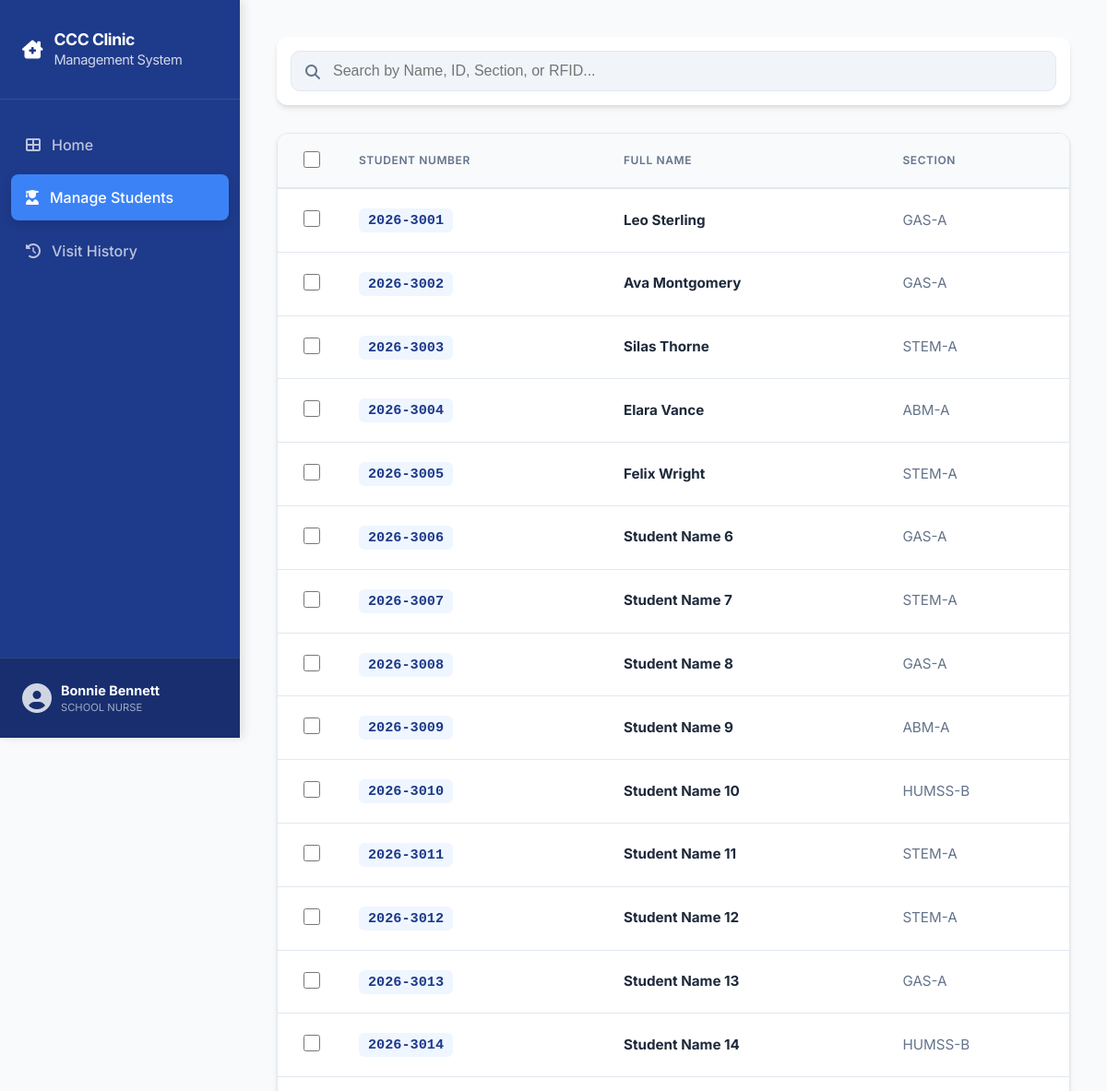
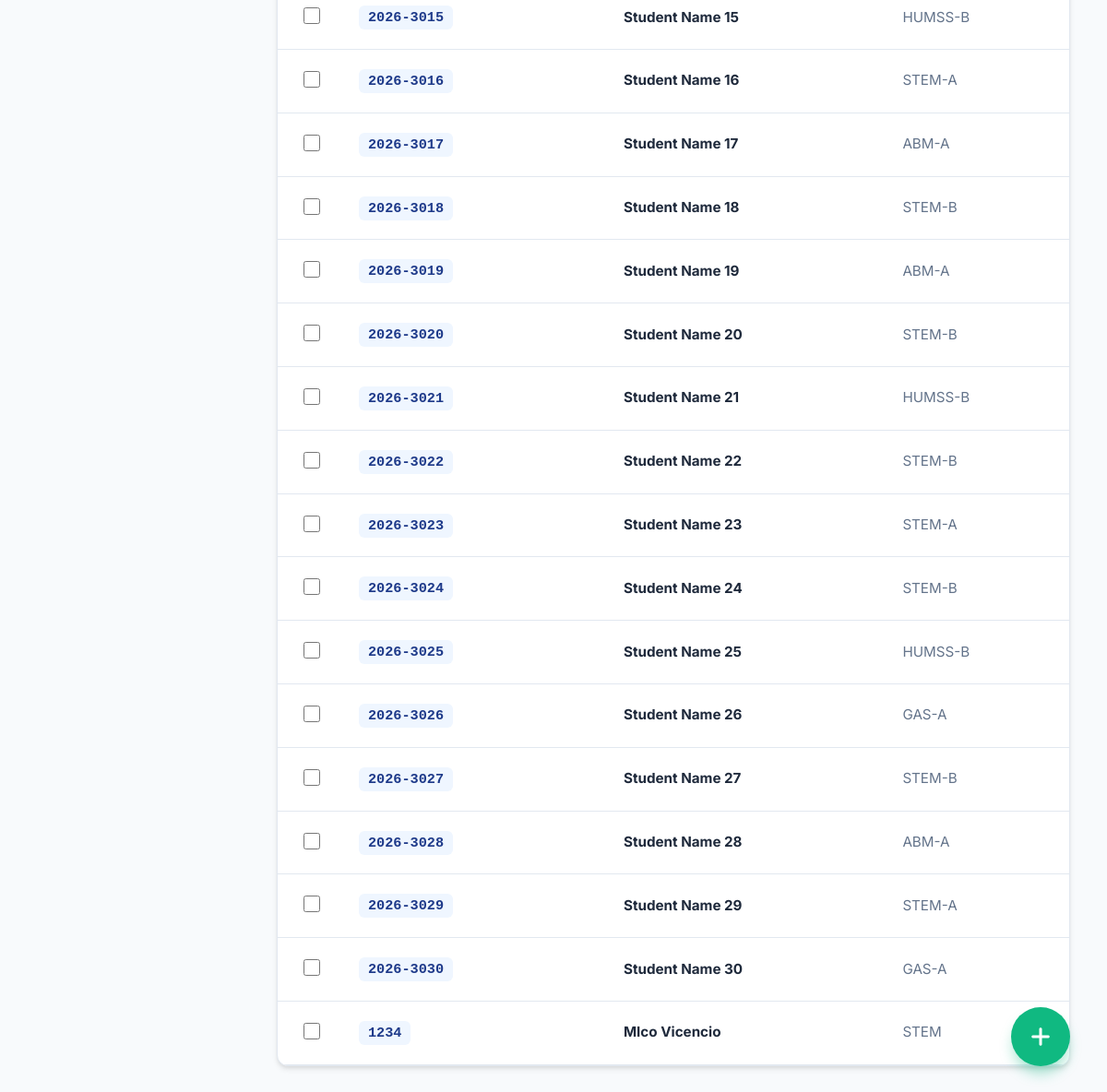
/manage_students (signed in), run on the app's committed database (2 pictures, top to bottom).
### tables this page shows
CREATE TABLE nurses (id INTEGER PRIMARY KEY AUTOINCREMENT, full_name TEXT, address TEXT, contact_number TEXT, username TEXT UNIQUE, password TEXT);

CREATE TABLE students (id INTEGER PRIMARY KEY AUTOINCREMENT, rfid_uid TEXT UNIQUE, student_number TEXT UNIQUE, full_name TEXT, address TEXT, age INTEGER, grade TEXT, section TEXT, allergies TEXT, medical_condition TEXT, parent_name TEXT, parent_contact_number TEXT, parent_email TEXT);

### app.py (the view)
@app.route("/manage_students")
def manage_students():
    if session.get("role") != "nurse":
        return redirect(url_for("login"))
    conn = get_db()
    students = conn.execute("SELECT id, student_number, full_name, section, grade, rfid_uid FROM students").fetchall()
    nurse_id = session.get("user_id")
    nurse = conn.execute("SELECT * FROM nurses WHERE id=?", (nurse_id,)).fetchone()
    conn.close()
    return render_template("manage_students.html", students=students, nurse=nurse)

### app.py (called while the page is built)
def get_db():
    conn = sqlite3.connect("clinic.db")
    conn.row_factory = sqlite3.Row
    return conn

### templates/manage_students.html (shortened to what this page needs)
<!DOCTYPE html>
<html lang="en">
<head>
    <link rel="stylesheet" href="https://cdnjs.cloudflare.com/ajax/libs/font-awesome/6.4.0/css/all.min.css">
</head>
<body>
<aside>
    <div class="sidebar-header">
        <i class="fas fa-clinic-medical fa-lg"></i>
        <h1>CCC Clinic<br><small style="font-weight:400; opacity:0.8;">Management System</small></h1>
    </div>
    <nav class="sidebar-nav">
        <a href="{{ url_for('nurse_dashboard') }}"><i class="fas fa-th-large"></i> Home</a>
        <a href="{{ url_for('manage_students') }}" class="active"><i class="fas fa-user-graduate"></i> Manage Students</a>
        <a href="{{ url_for('visit_history') }}"><i class="fas fa-history"></i> Visit History</a>
    </nav>
    <div class="sidebar-footer">
        <div class="user-box">
            <i class="fas fa-user-circle fa-2x" style="opacity:0.8"></i>
            <div>
                <div style="font-weight: 700; font-size: 0.9rem;">{{ nurse['full_name'] }}</div>
                <div style="font-size: 0.7rem; opacity: 0.6; text-transform: uppercase;">School Nurse</div>
            </div>
        </div>
    </div>
</aside>
<main>
    <div class="controls">
        <div class="search-bar">
            <i class="fas fa-search"></i>
            <input type="text" id="mainSearch" placeholder="Search by Name, ID, Section, or RFID..." oninput="filterData()">
        </div>
    </div>
    <div class="table-wrapper">
        <table>
            <thead>
                <tr>
                    <th style="width: 40px; text-align: center;"><input type="checkbox" id="selectAll" onclick="toggleAll(this)"></th>
                    <th>Student Number</th>
                    <th>Full Name</th>
                    <th>Section</th>
                </tr>
            </thead>
            <tbody id="studentBody">
                {% for student in students %}
                <tr class="clickable-row" onclick="requestProfile({{ student['id'] }})" data-search="{{ student['full_name'] }} {{ student['student_number'] }} {{ student['section'] }} {{ student['rfid_uid'] }}">
                    <td style="text-align: center;" onclick="event.stopPropagation()"><input type="checkbox" class="student-checkbox" value="{{ student['id'] }}" onclick="updateDeleteBtn()"></td>
                    <td><span class="student-id-pill">{{ student['student_number'] }}</span></td>
                    <td><strong>{{ student['full_name'] }}</strong></td>
                    <td><span style="color: var(--text-muted)">{{ student['section'] }}</span></td>
                </tr>
                {% endfor %}
            </tbody>
        </table>
    </div>
</main>
<button class="fab-add" title="Add New Student" onclick="openAddModal()"><i class="fas fa-plus"></i></button>
</body>
</html>

### templates/manage_students.html (style rules this page uses)
:root { --primary: #1e3a8a; --primary-light: #3b82f6; --success: #10b981; --danger: #ef4444; --warning: #f59e0b; --bg: #f8fafc; --surface: #ffffff; --text-main: #1e293b; --text-muted: #64748b; --border: #e2e8f0; --radius: 12px; --sidebar-width: 260px; --shadow: 0 4px 6px -1px rgba(0, 0, 0, 0.1), 0 2px 4px -1px rgba(0, 0, 0, 0.06); }
body { font-family: 'Inter', sans-serif; background-color: var(--bg); margin: 0; color: var(--text-main); line-height: 1.5; display: flex; min-height: 100vh; }
aside { width: var(--sidebar-width); background: var(--primary); color: white; position: fixed; height: 100vh; display: flex; flex-direction: column; box-shadow: 4px 0 10px rgba(0,0,0,0.1); z-index: 1000; }
.sidebar-header { padding: 2rem 1.5rem; display: flex; align-items: center; gap: 12px; border-bottom: 1px solid rgba(255,255,255,0.1); }
.sidebar-header h1 { font-size: 1.1rem; margin: 0; font-weight: 700; letter-spacing: -0.025em; line-height: 1.2; }
.sidebar-nav { flex: 1; padding: 1.5rem 0.75rem; }
.sidebar-nav a { display: flex; align-items: center; gap: 12px; text-decoration: none; color: rgba(255,255,255,0.7); padding: 0.8rem 1rem; border-radius: 8px; margin-bottom: 8px; font-weight: 500; transition: all 0.3s ease; }
.sidebar-nav a.active { background: var(--primary-light); color: white; box-shadow: 0 4px 12px rgba(0,0,0,0.1); }
.sidebar-footer { padding: 1.5rem; background: rgba(0,0,0,0.2); border-top: 1px solid rgba(255,255,255,0.1); }
.sidebar-footer .user-box { display: flex; align-items: center; gap: 10px; }
main { flex: 1; margin-left: var(--sidebar-width); padding: 2.5rem; max-width: calc(100% - var(--sidebar-width)); box-sizing: border-box; }
.controls { display: flex; gap: 20px; margin-bottom: 30px; align-items: center; background: var(--surface); padding: 15px; border-radius: var(--radius); box-shadow: var(--shadow); }
.search-bar { flex: 1; position: relative; }
.search-bar input { width: 100%; padding: 12px 12px 12px 45px; border-radius: 10px; border: 1px solid var(--border); font-size: 1rem; transition: 0.3s; background: #f1f5f9; box-sizing: border-box; }
.search-bar i { position: absolute; left: 16px; top: 15px; color: var(--text-muted); }
.table-wrapper { background: var(--surface); border-radius: var(--radius); overflow: hidden; box-shadow: var(--shadow); border: 1px solid var(--border); }
table { width: 100%; border-collapse: collapse; }
th { background: #f8fafc; color: var(--text-muted); font-weight: 600; text-transform: uppercase; font-size: 0.75rem; letter-spacing: 0.05em; padding: 1rem; border-bottom: 2px solid var(--border); text-align: left; }
td { padding: 1.25rem 1rem; border-bottom: 1px solid var(--border); font-size: 0.95rem; }
.clickable-row { transition: background 0.2s; cursor: pointer; }
.student-id-pill { background: #eff6ff; color: var(--primary); padding: 4px 10px; border-radius: 6px; font-family: monospace; font-weight: 700; }
.fab-add { position: fixed; bottom: 40px; right: 40px; width: 64px; height: 64px; background: var(--success); color: white; border-radius: 50%; display: flex; justify-content: center; align-items: center; font-size: 24px; box-shadow: 0 10px 15px -3px rgba(16, 185, 129, 0.4); border: none; cursor: pointer; z-index: 100; transition: 0.4s cubic-bezier(0.175, 0.885, 0.32, 1.275); }
input[type="checkbox"] { width: 18px; height: 18px; cursor: pointer; accent-color: var(--primary); }

### data on the page
nurses: full_name "Bonnie Bennett"
students: student_number "2026-3001", full_name "Leo Sterling", section "GAS-A"
students: student_number "2026-3002", full_name "Ava Montgomery", section "GAS-A"
students: student_number "2026-3003", full_name "Silas Thorne", section "STEM-A"
students: student_number "2026-3004", full_name "Elara Vance", section "ABM-A"
students: student_number "2026-3005", full_name "Felix Wright", section "STEM-A"
students: student_number "2026-3006", full_name "Student Name 6", section "GAS-A"
students: student_number "2026-3007", full_name "Student Name 7", section "STEM-A"
students: student_number "2026-3008", full_name "Student Name 8", section "GAS-A"
students: student_number "2026-3009", full_name "Student Name 9", section "ABM-A"
students: student_number "2026-3010", full_name "Student Name 10", section "HUMSS-B"
students: student_number "2026-3011", full_name "Student Name 11", section "STEM-A"
students: student_number "2026-3012", full_name "Student Name 12", section "STEM-A"
students: student_number "2026-3013", full_name "Student Name 13", section "GAS-A"
students: student_number "2026-3014", full_name "Student Name 14", section "HUMSS-B"
students: student_number "2026-3015", full_name "Student Name 15", section "HUMSS-B"
students: student_number "2026-3016", full_name "Student Name 16", section "STEM-A"
students: student_number "2026-3017", full_name "Student Name 17", section "ABM-A"
students: student_number "2026-3018", full_name "Student Name 18", section "STEM-B"
students: student_number "2026-3019", full_name "Student Name 19", section "ABM-A"
students: student_number "2026-3020", full_name "Student Name 20", section "STEM-B"
students: student_number "2026-3021", full_name "Student Name 21", section "HUMSS-B"
students: student_number "2026-3022", full_name "Student Name 22", section "STEM-B"
students: student_number "2026-3023", full_name "Student Name 23", section "STEM-A"
students: student_number "2026-3024", full_name "Student Name 24", section "STEM-B"
students: student_number "2026-3025", full_name "Student Name 25", section "HUMSS-B"
students: student_number "2026-3026", full_name "Student Name 26", section "GAS-A"
students: student_number "2026-3027", full_name "Student Name 27", section "STEM-B"
students: student_number "2026-3028", full_name "Student Name 28", section "ABM-A"
students: student_number "2026-3029", full_name "Student Name 29", section "STEM-A"
students: student_number "2026-3030", full_name "Student Name 30", section "GAS-A"
students: student_number "1234", full_name "MIco Vicencio", section "STEM"
